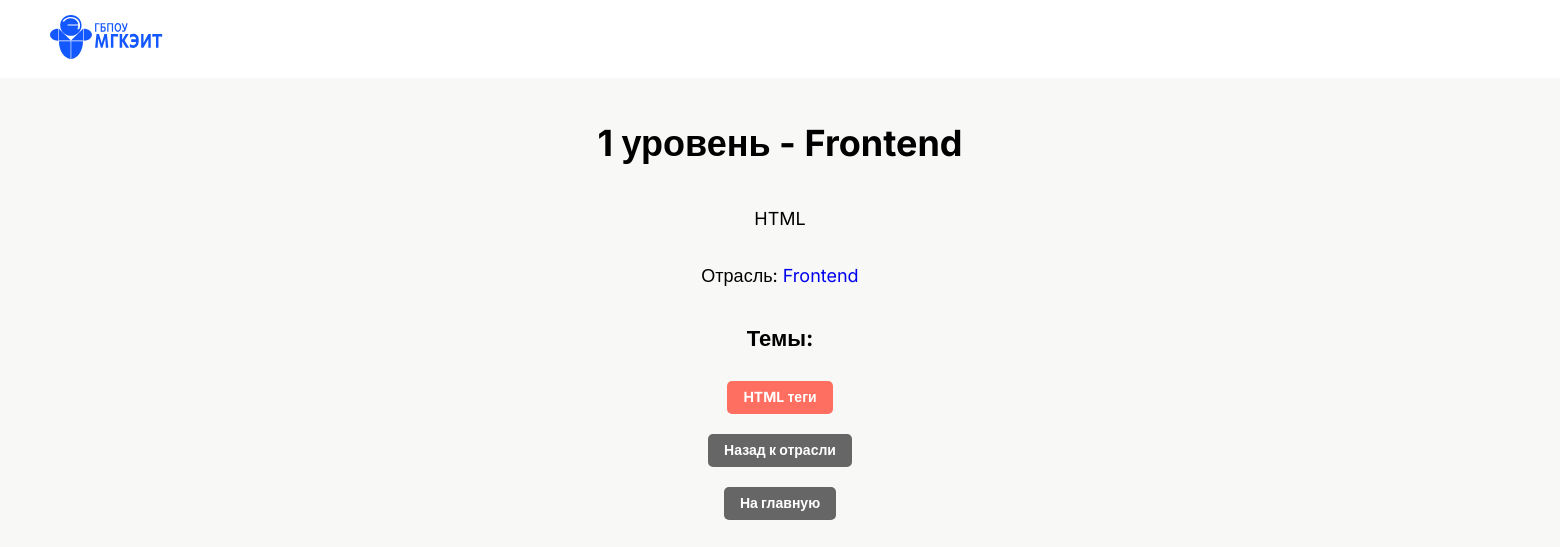
The app's page /sector/frontend/lang/1/, older data.
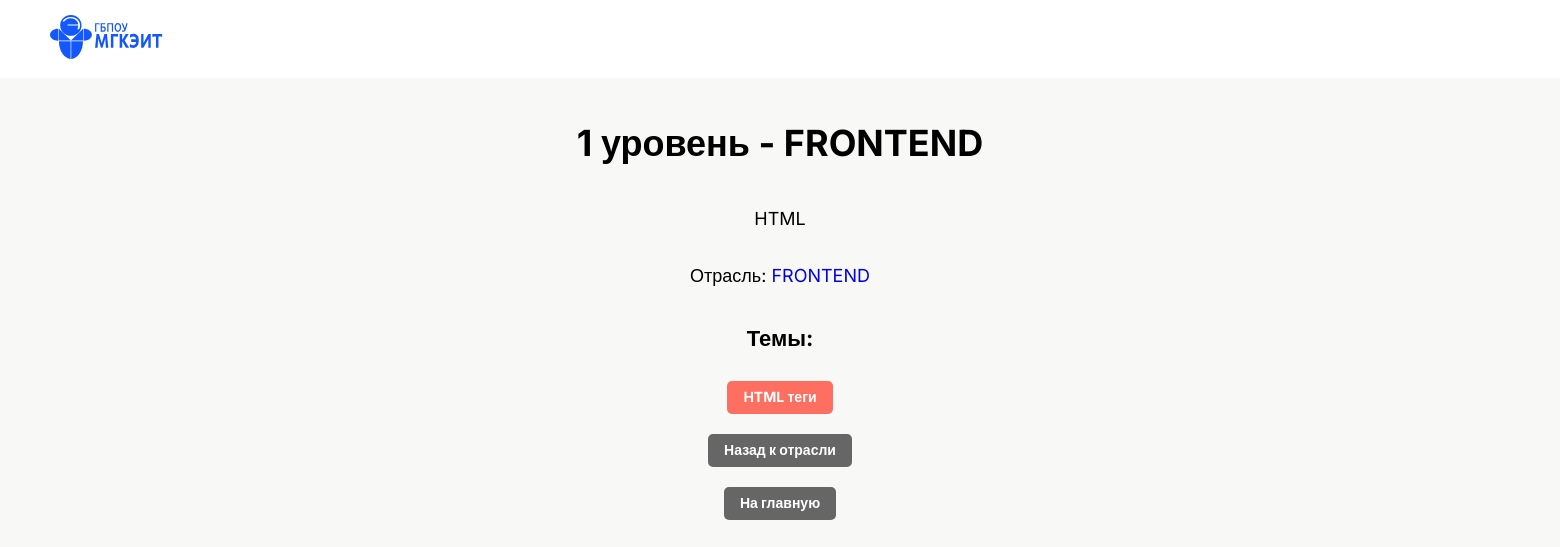
The same page, newer data.
### bazaznaniy/models.py (models this page shows, shortened)
class Lang(models.Model):
    sector = models.ForeignKey(Sector, on_delete=models.CASCADE,
                             related_name='langs', verbose_name='Отрасль')
    number = models.IntegerField('Уровень',
                                choices=[(1, '1 уровень'), (2, '2 уровень'),
                                        (3, '3 уровень'), (4, '4 уровень')])
    description = models.TextField('Описание', blank=True)
    is_active = models.BooleanField('Активен', default=True)
    class Meta:
        verbose_name = 'Язык Программирования'
        verbose_name_plural = 'Языки Программирования'
        ordering = ['sector', 'number']
        unique_together = ['sector', 'number']
    def __str__(self):
        return f"{self.number} уровень - {self.sector.name}"

class Sector(models.Model):
    name = models.CharField('Название', max_length=200)
    slug = models.SlugField('URL', unique=True, max_length=200, blank=True)
    order = models.IntegerField('Порядок отображения', default=0)
    is_active = models.BooleanField('Активна', default=True)
    created_at = models.DateTimeField('Дата создания', auto_now_add=True)
    class Meta:
        verbose_name = 'Отрасль'
        verbose_name_plural = 'Отрасли'
        ordering = ['order', 'name']

### bazaznaniy/views.py (the view)
# urls.py: path('sector/<slug:sector_slug>/lang/<int:lang_number>/', views.lang_detail, name='lang_detail'),
def lang_detail(request, sector_slug, lang_number):
    lang = get_object_or_404(Lang, sector__slug=sector_slug, number=lang_number)
    return render(request, 'bazaznaniy/lang_detail.html', {'lang': lang})

### bazaznaniy/templates/bazaznaniy/lang_detail.html (shortened to what this page needs)
{% extends 'bazaznaniy/layout.html' %}
{% load static %}
{% block content %}
<div class="content">
    <h1>{{ lang }}</h1>
    <p>{{ lang.description|default:"Описание отсутствует" }}</p>
    <p>Отрасль: <a href="{% url 'sector_detail' slug=lang.sector.slug %}">{{ lang.sector.name }}</a></p>
    {% if lang.topics.all %}
    <h2>Темы:</h2>
    <div class="topic-buttons">
        {% for topic in lang.topics.all %}
        <a href="{% url 'topic_detail' sector_slug=lang.sector.slug lang_number=lang.number topic_slug=topic.slug %}" class="topic-button">
            {{ topic.name }}
        </a>
        {% endfor %}
    </div>
    {% else %}
    <p>Пока нет тем для этого языка программирования.</p>
    {% endif %}
    <a href="{% url 'sector_detail' slug=lang.sector.slug %}" class="back-button">Назад к отрасли</a>
    <a href="{% url 'home' %}" class="back-button">На главную</a>
</div>
{% endblock %}

Row changes from the older to the newer data that the page shows:
changed through a linked row, Lang "HTML": number+sector "1 уровень - Frontend" → "1 уровень - FRONTEND"; sector.name "Frontend" → "FRONTEND"
